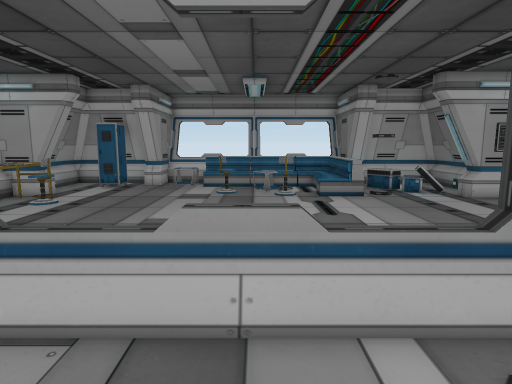
View 1 (above)

21 first-person views from a walk through a Unity game level. The camera is 1.2 m above the floor, tilts 8° down and sees 75° across. The floor is counted in squares, 0.5 m on a side. Each view is taken from the middle of a square. On the plan, view 1 faces up. The plan holds only what a view shows up to about 20 squares ahead; the rest is blank. The player character is not drawn. Door leaves are left out, so doorways stand open. Some surface patterns are stand-ins.

View 2
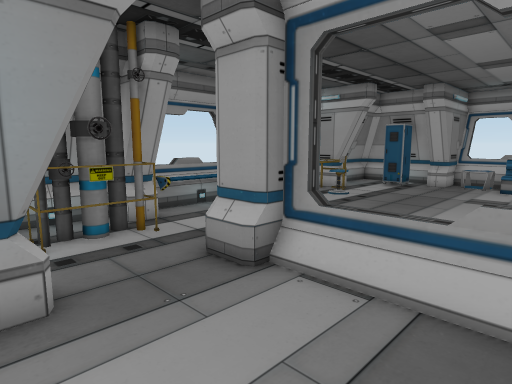

View 3
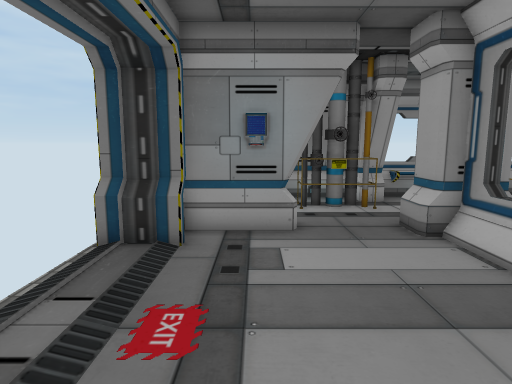

View 4
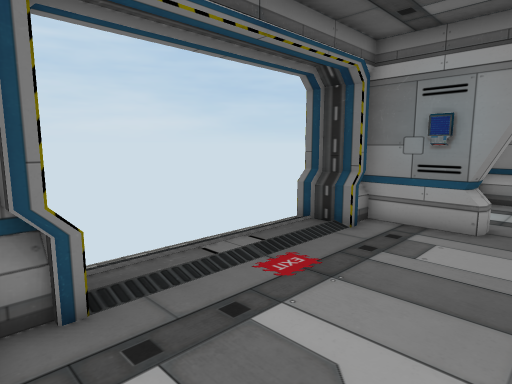

View 5
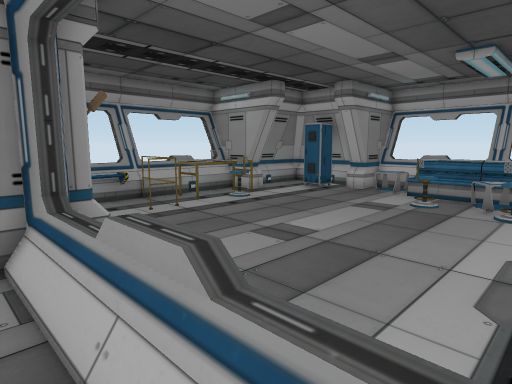

View 6
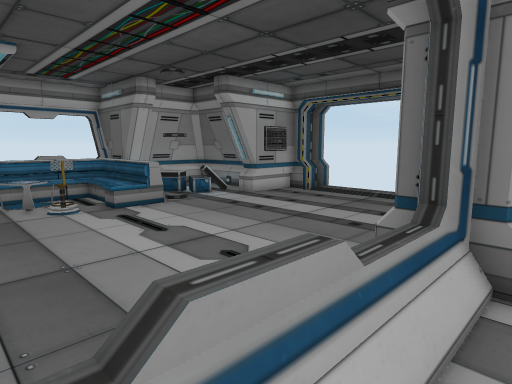

View 7
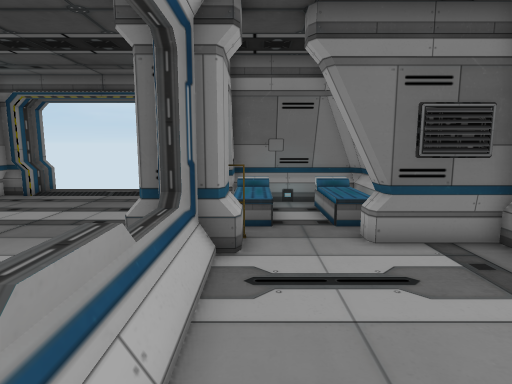

View 8
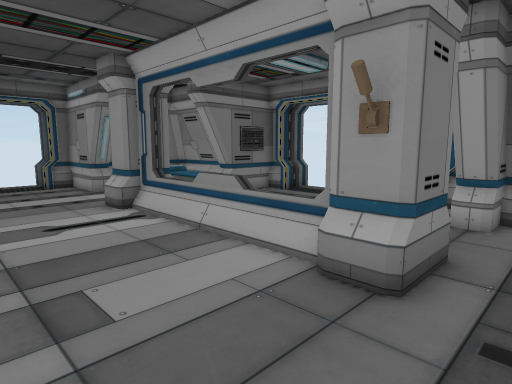

View 9
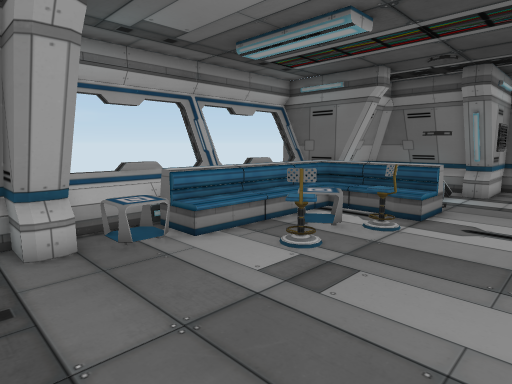

View 10
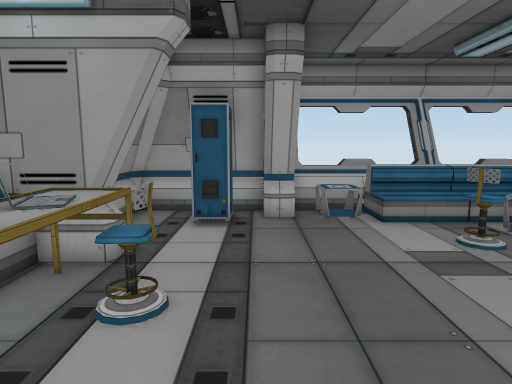

View 11
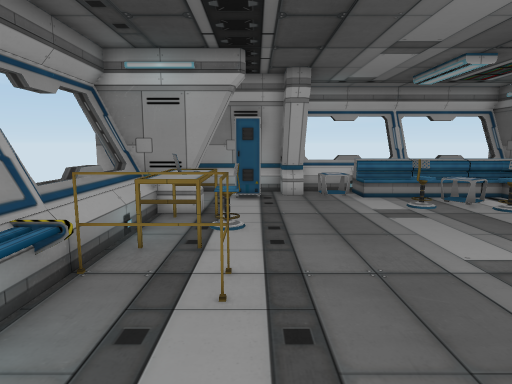

View 12
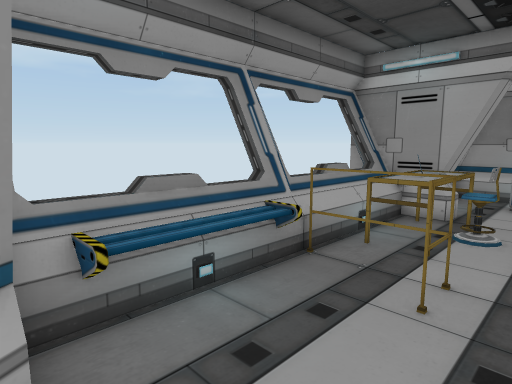

View 13
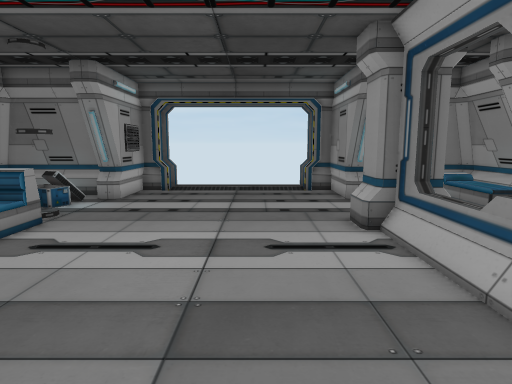

View 14
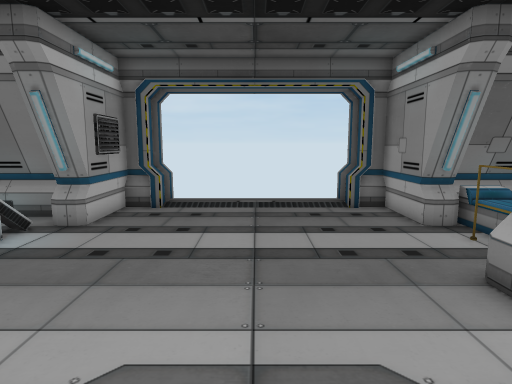

View 15
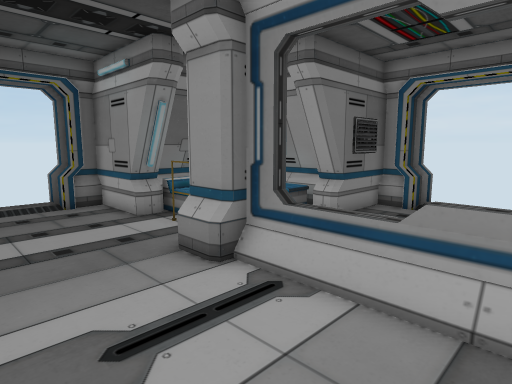

View 16
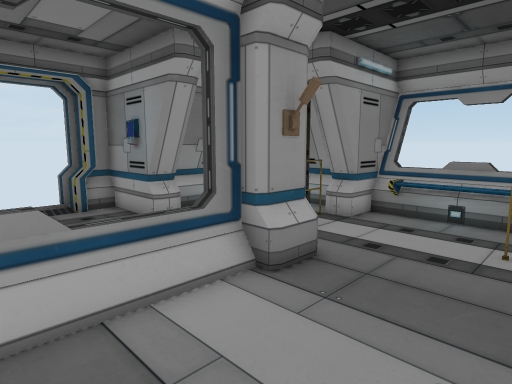

View 17
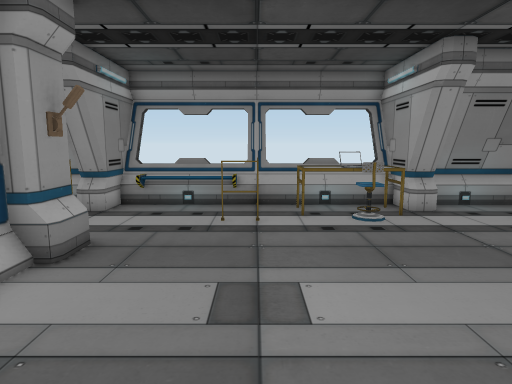

View 18
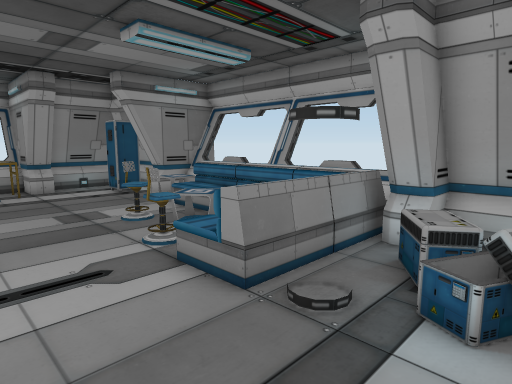

View 19
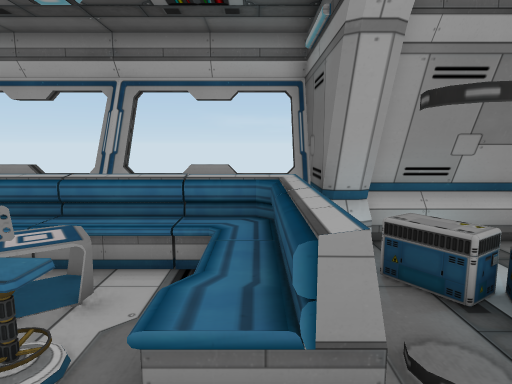

View 20
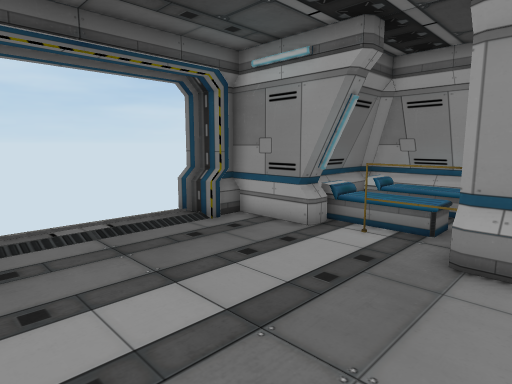

View 21
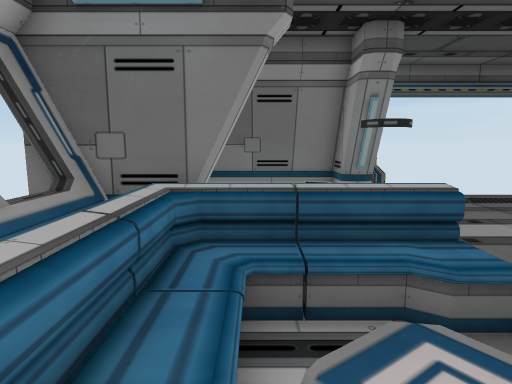

### Floor plan
Key: @ floor where view 1 was taken; # wall or solid block; . main floor; : floor 0.5 m higher than the main floor; + floor 0.75 m higher than the main floor; / step, stairs or slope; D open door; = window, fence, low wall or low ledge; ^ raised ledge; O other object.
Columns run from 13 left of view 1 to 15 right of it. Each row starts with its distance up from view 1.
 23        ##=^=###  ###
 22       ##=^^^^=  ++###
 21    ##### .=:::::::O###
 20    #OOOO/:///////:OO####
 19   # OOOO..///////:+OO..#
 18   # ......./.OO./:+.OO.##
 17  ##OO......OO.../:###.O##
 16 ###OO.........OO/:=##.OO##
 15 #=OOO.................OO###
 14  ^OOO.....................#D#
 13 ^^OOO......................D
 12 ^^OOO......................D
 11 ^^ ........................D
 10 ##OOO......................D
  9 ^^.........................D
  8 ^^.........................D
  7 ^^........................ D
  6 ^^.....OO........OOO......##
  5 #==#...OO#=======# O. OOOO#
  4 ###OO..OO#=======OOOOOOO###
  3  ##O#=..............O  O##
  2   ####.................##
  1    ##=.OO.........OO...O#
  0      # OO....@....OO#####
 -1      ####.........####
 -2       ##O.........#
 -3        ###......###
 -4          DDDDDDDDD
 -5          #       #

Positions as (right, up) in squares from view 1, and headings:
1: (0, 0), facing up
2: (0, -1), facing up-left
3: (4, -1), facing left
4: (5, 2), facing down-left
5: (3, 3), facing up-left
6: (-2, 3), facing up-right
7: (-3, 3), facing right
8: (-8, 11), facing down-right
9: (-8, 12), facing up-right
10: (-7, 9), facing up
11: (-8, 4), facing up
12: (-7, 4), facing up-left
13: (-5, 9), facing right
14: (0, 10), facing right
15: (-1, 10), facing down-right
16: (0, 10), facing down-left
17: (2, 10), facing left
18: (9, 12), facing up-left
19: (4, 13), facing up
20: (4, 13), facing down-right
21: (-1, 19), facing right
